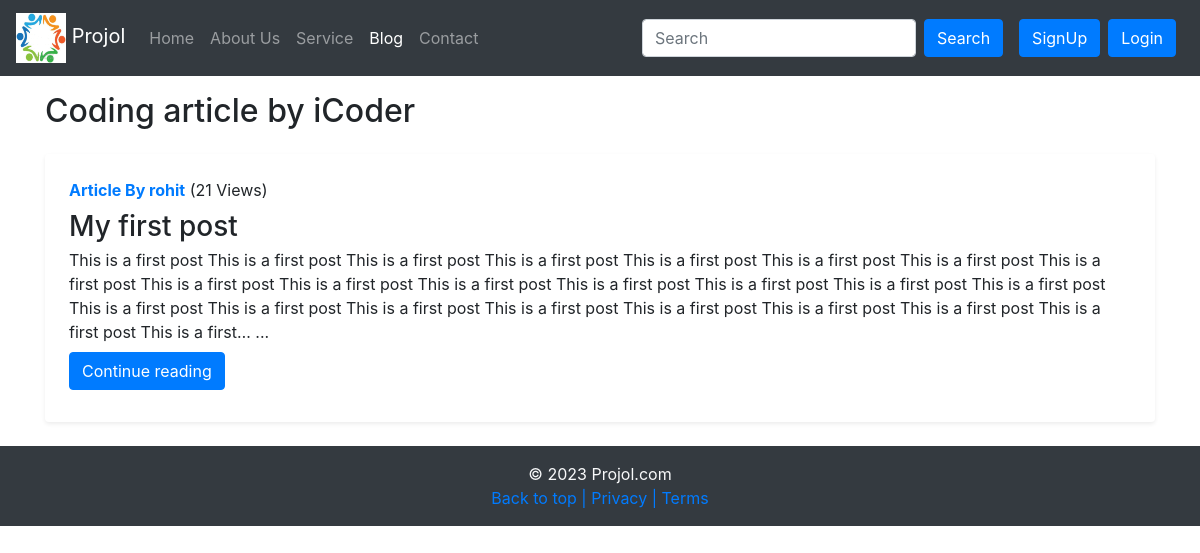
Screenshot of /blog/ with the database file from the repository.
### blog/models.py (models this page shows, shortened)
class Post(models.Model):
    sno = models.AutoField(primary_key=True)
    title = models.CharField(max_length=50)
    content = models.TextField()
    author = models.CharField(max_length=70)
    slug = models.CharField(max_length=70)
    views = models.IntegerField(default=0)
    timeStamp = models.DateTimeField(blank=True)

### blog/views.py (the view)
# urls.py: path('', views.blogHome, name='blogHome'),
def blogHome(request):
    allPosts=Post.objects.all()
    context={'allPosts': allPosts}
    return render(request, 'blog/blogHome.html', context)

### blog/templates/blog/blogHome.html (shortened to what this page needs)
{% extends 'blog/base.html' %}
{%block blogactive%}active{%endblock blogactive%}
{% block body %}
<div class="container">
    <h2 class="my-3">Coding article by iCoder</h2>
    {% for post in allPosts %}
    <div class="row no-gutters rounded overflow-hidden fiex-md-row my-4 shadow-sm h-md-250 position-relative">
        <div class="col p-4 d-fiex-column position-static">
            <strong class="d-inline-block mb-2 text-primary">Article By {{post.author}}</strong> (<span>{{post.views}} Views</span>)
            <h3 class="mb-0">{{post.title}}</h3>
            <p class="card-text mb-auto">{{post.content | truncatechars:500 }} ...</p>
            <div class="my-2">
                <a href="/blog/{{post.slug}}" role="button" class="btn btn-primary">Continue reading</a>
            </div>
        </div>
    </div>
    {% endfor %}
</div>
{% endblock body %}

### rows the page displays
Post: author "rohit", views "21", title "My first post", content "This is a first post This is a first post This is a first post This is a first post This is a first post This is a first post This is a first post This is a first post This is a first post This is a first post This is a first post This is a first post This is a first post This is a first post This is a first post This is a first post This is a first post This is a first post This is a first post This is a first post This is a first post This is a first post This is a first post This is a first…"
